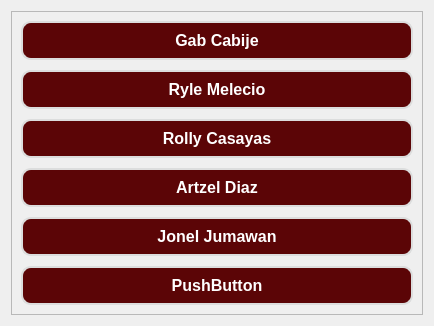
                         <widget class="QWidget" name="scrollAreaWidgetContents_8">
                          <property name="geometry">
                           <rect>
                            <x>0</x>
                            <y>0</y>
                            <width>434</width>
                            <height>322</height>
                           </rect>
                          </property>
                          <layout class="QGridLayout" name="gridLayout_25">
                           <item row="0" column="0" alignment="Qt::AlignTop">
                            <widget class="QFrame" name="frame_21">
                             <property name="styleSheet">
                              <string notr="true">QPushButton{
background-color: rgb(91, 5, 6);
border-radius: 10px;
color: rgb(255, 255, 255);
border: 2px solid  rgb(220, 221, 221);
min-height: 35px;
text-align: center;
text-color: rgb(0, 0, 0);
font-family: Arial;
font-size: 16px;
font-weight: bold; 
}

</string>
                             </property>
                             <property name="frameShape">
                              <enum>QFrame::StyledPanel</enum>
                             </property>
                             <property name="frameShadow">
                              <enum>QFrame::Raised</enum>
                             </property>
                             <layout class="QGridLayout" name="gridLayout_26">
                              <property name="verticalSpacing">
                               <number>10</number>
                              </property>
                              <item row="4" column="0">
                               <widget class="QPushButton" name="pushButton_36">
                                <property name="text">
                                 <string>Jonel Jumawan</string>
                                </property>
                               </widget>
                              </item>
                              <item row="2" column="0">
                               <widget class="QPushButton" name="pushButton_38">
                                <property name="text">
                                 <string>Rolly Casayas</string>
                                </property>
                               </widget>
                              </item>
                              <item row="5" column="0">
                               <widget class="QPushButton" name="pushButton_19">
                                <property name="text">
                                 <string>PushButton</string>
                                </property>
                               </widget>
                              </item>
                              <item row="0" column="0">
                               <widget class="QPushButton" name="pushButton_18">
                                <property name="text">
                                 <string>Gab Cabije</string>
                                </property>
                               </widget>
                              </item>
                              <item row="1" column="0">
                               <widget class="QPushButton" name="pushButton_39">
                                <property name="text">
                                 <string>Ryle Melecio</string>
                                </property>
                               </widget>
                              </item>
                              <item row="3" column="0">
                               <widget class="QPushButton" name="pushButton_37">
                                <property name="text">
                                 <string>Artzel Diaz</string>
                                </property>
                               </widget>
                              </item>
                             </layout>
                            </widget>
                           </item>
                          </layout>
                         </widget>
